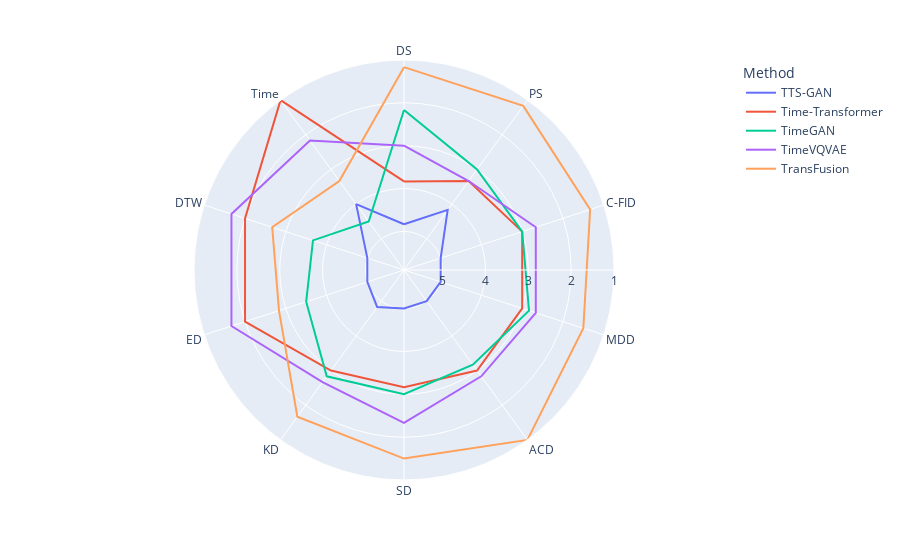

Notebook cell for this chart:
### Markdown cell above
## Spider Plots

### Code cell
rankings = df_no_copy.unstack(level=1).rank()

ranking_by_metric = rankings.stack().reset_index().groupby("Method").mean()
spider_by_metric = ranking_by_metric.reset_index().melt(id_vars="Method")
px.line_polar(spider_by_metric, r="value", theta="variable", color="Method", line_close=True) \
    .update_layout(polar={"radialaxis": {"range": [5.9, 1], "dtick": 1}})

### Figure 1 — Plotly figure (JSON) as saved in the notebook; plotly's stock layout.template omitted (floating-point values rounded to 4 significant figures)
{"data": [{"hovertemplate": "Method=TTS-GAN<br>value=%{r}<br>variable=%{theta}<extra></extra>", "legendgroup": "TTS-GAN", "line": {"color": "#636efa", "dash": "solid"}, "marker": {"symbol": "circle"}, "mode": "lines", "name": "TTS-GAN", "r": [4.833, 4.167, 5, 5, 5, 5, 4.833, 5, 5, 4, 4.833], "showlegend": true, "subplot": "polar", "theta": ["DS", "PS", "C-FID", "MDD", "ACD", "SD", "KD", "ED", "DTW", "Time", "DS"], "type": "scatterpolar"}, {"hovertemplate": "Method=Time-Transformer<br>value=%{r}<br>variable=%{theta}<extra></extra>", "legendgroup": "Time-Transformer", "line": {"color": "#EF553B", "dash": "solid"}, "marker": {"symbol": "circle"}, "mode": "lines", "name": "Time-Transformer", "r": [3.833, 3.333, 3, 3, 3, 3.167, 3, 2, 2, 1, 3.833], "showlegend": true, "subplot": "polar", "theta": ["DS", "PS", "C-FID", "MDD", "ACD", "SD", "KD", "ED", "DTW", "Time", "DS"], "type": "scatterpolar"}, {"hovertemplate": "Method=TimeGAN<br>value=%{r}<br>variable=%{theta}<extra></extra>", "legendgroup": "TimeGAN", "line": {"color": "#00cc96", "dash": "solid"}, "marker": {"symbol": "circle"}, "mode": "lines", "name": "TimeGAN", "r": [2.167, 3, 3, 2.833, 3.167, 3, 2.833, 3.5, 3.667, 4.5, 2.167], "showlegend": true, "subplot": "polar", "theta": ["DS", "PS", "C-FID", "MDD", "ACD", "SD", "KD", "ED", "DTW", "Time", "DS"], "type": "scatterpolar"}, {"hovertemplate": "Method=TimeVQVAE<br>value=%{r}<br>variable=%{theta}<extra></extra>", "legendgroup": "TimeVQVAE", "line": {"color": "#ab63fa", "dash": "solid"}, "marker": {"symbol": "circle"}, "mode": "lines", "name": "TimeVQVAE", "r": [3, 3.333, 2.667, 2.667, 2.833, 2.333, 2.667, 1.667, 1.667, 2.167, 3], "showlegend": true, "subplot": "polar", "theta": ["DS", "PS", "C-FID", "MDD", "ACD", "SD", "KD", "ED", "DTW", "Time", "DS"], "type": "scatterpolar"}, {"hovertemplate": "Method=TransFusion<br>value=%{r}<br>variable=%{theta}<extra></extra>", "legendgroup": "TransFusion", "line": {"color": "#FFA15A", "dash": "solid"}, "marker": {"symbol": "circle"}, "mode": "lines", "name": "TransFusion", "r": [1.167, 1.167, 1.333, 1.5, 1, 1.5, 1.667, 2.833, 2.667, 3.333, 1.167], "showlegend": true, "subplot": "polar", "theta": ["DS", "PS", "C-FID", "MDD", "ACD", "SD", "KD", "ED", "DTW", "Time", "DS"], "type": "scatterpolar"}], "layout": {"legend": {"title": {"text": "Method"}, "tracegroupgap": 0}, "margin": {"t": 60}, "polar": {"angularaxis": {"direction": "clockwise", "rotation": 90}, "domain": {"x": [0, 1], "y": [0, 1]}, "radialaxis": {"dtick": 1, "range": [5.9, 1]}}}}
